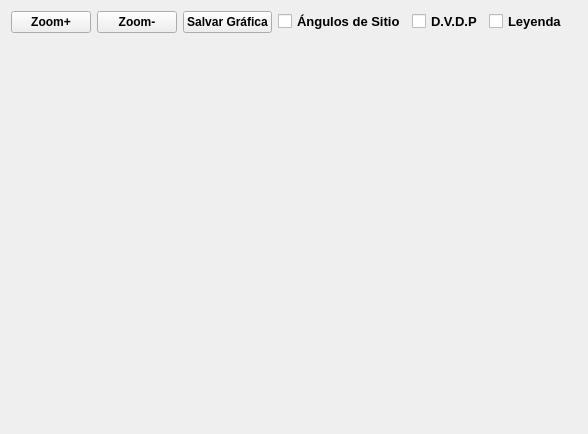
<?xml version="1.0" encoding="UTF-8"?>
<ui version="4.0">
 <class>Graficaperfil</class>
 <widget class="QWidget" name="Graficaperfil">
  <property name="geometry">
   <rect>
    <x>0</x>
    <y>0</y>
    <width>588</width>
    <height>434</height>
   </rect>
  </property>
  <property name="sizePolicy">
   <sizepolicy hsizetype="Preferred" vsizetype="Preferred">
    <horstretch>0</horstretch>
    <verstretch>0</verstretch>
   </sizepolicy>
  </property>
  <property name="windowTitle">
   <string>Perfil del Azimut Seleccionado</string>
  </property>
  <layout class="QGridLayout" name="gridLayout">
   <item row="0" column="0">
    <layout class="QHBoxLayout" name="horizontalLayout">
     <item>
      <widget class="QPushButton" name="pB_Zoommas">
       <property name="enabled">
        <bool>true</bool>
       </property>
       <property name="font">
        <font>
         <family>Tahoma</family>
         <weight>75</weight>
         <bold>true</bold>
        </font>
       </property>
       <property name="text">
        <string>Zoom+</string>
       </property>
       <property name="shortcut">
        <string>+</string>
       </property>
      </widget>
     </item>
     <item>
      <widget class="QPushButton" name="pB_Zoommen">
       <property name="font">
        <font>
         <family>Tahoma</family>
         <weight>75</weight>
         <bold>true</bold>
        </font>
       </property>
       <property name="text">
        <string>Zoom-</string>
       </property>
       <property name="shortcut">
        <string>-</string>
       </property>
      </widget>
     </item>
     <item>
      <widget class="QPushButton" name="pushButton_4">
       <property name="font">
        <font>
         <family>Tahoma</family>
         <weight>75</weight>
         <bold>true</bold>
        </font>
       </property>
       <property name="text">
        <string>Salvar Gráfica</string>
       </property>
       <property name="icon">
        <iconset>
         <normaloff>:/temp/exportpdf.png</normaloff>:/temp/exportpdf.png</iconset>
       </property>
       <property name="shortcut">
        <string>Ctrl+S</string>
       </property>
      </widget>
     </item>
     <item>
      <widget class="QCheckBox" name="cheB_AngulosDeSitio">
       <property name="font">
        <font>
         <family>Tahoma</family>
         <pointsize>10</pointsize>
         <weight>75</weight>
         <bold>true</bold>
        </font>
       </property>
       <property name="text">
        <string>Ángulos de Sitio</string>
       </property>
       <property name="checked">
        <bool>false</bool>
       </property>
      </widget>
     </item>
     <item>
      <widget class="QCheckBox" name="checkBox">
       <property name="font">
        <font>
         <family>Tahoma</family>
         <pointsize>10</pointsize>
         <weight>75</weight>
         <bold>true</bold>
        </font>
       </property>
       <property name="text">
        <string>D.V.D.P</string>
       </property>
      </widget>
     </item>
     <item>
      <widget class="QCheckBox" name="cheB_leyenda">
       <property name="font">
        <font>
         <family>Tahoma</family>
         <pointsize>10</pointsize>
         <weight>75</weight>
         <bold>true</bold>
        </font>
       </property>
       <property name="text">
        <string>Leyenda</string>
       </property>
       <property name="checked">
        <bool>false</bool>
       </property>
      </widget>
     </item>
    </layout>
   </item>
   <item row="0" column="1">
    <spacer name="horizontalSpacer">
     <property name="orientation">
      <enum>Qt::Horizontal</enum>
     </property>
     <property name="sizeHint" stdset="0">
      <size>
       <width>40</width>
       <height>20</height>
      </size>
     </property>
    </spacer>
   </item>
   <item row="1" column="0" colspan="2">
    <widget class="QCustomPlot" name="widget" native="true">
     <property name="sizePolicy">
      <sizepolicy hsizetype="Expanding" vsizetype="Expanding">
       <horstretch>0</horstretch>
       <verstretch>0</verstretch>
      </sizepolicy>
     </property>
     <property name="font">
      <font>
       <family>Tahoma</family>
       <pointsize>8</pointsize>
       <weight>75</weight>
       <bold>true</bold>
      </font>
     </property>
    </widget>
   </item>
  </layout>
 </widget>
 <customwidgets>
  <customwidget>
   <class>QCustomPlot</class>
   <extends>QWidget</extends>
   <header location="global">qcustomplot.h</header>
   <container>1</container>
  </customwidget>
 </customwidgets>
 <resources/>
 <connections/>
</ui>
